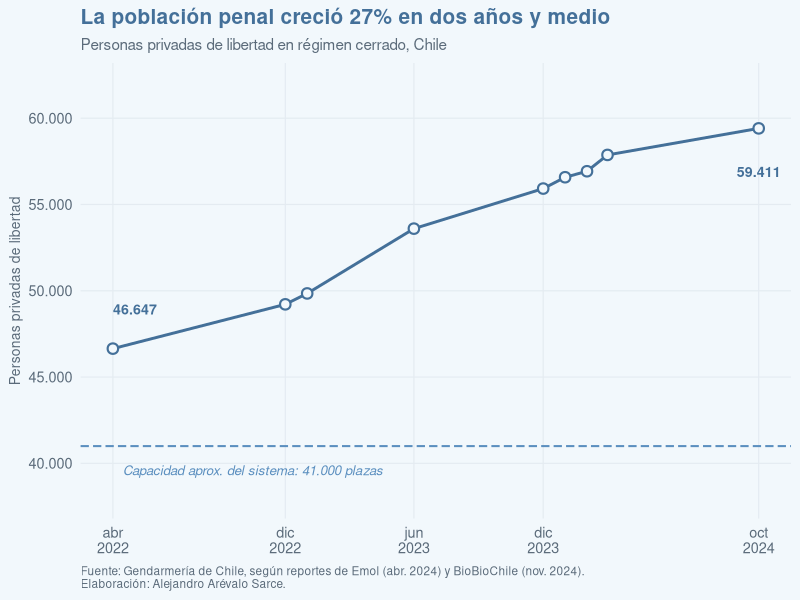
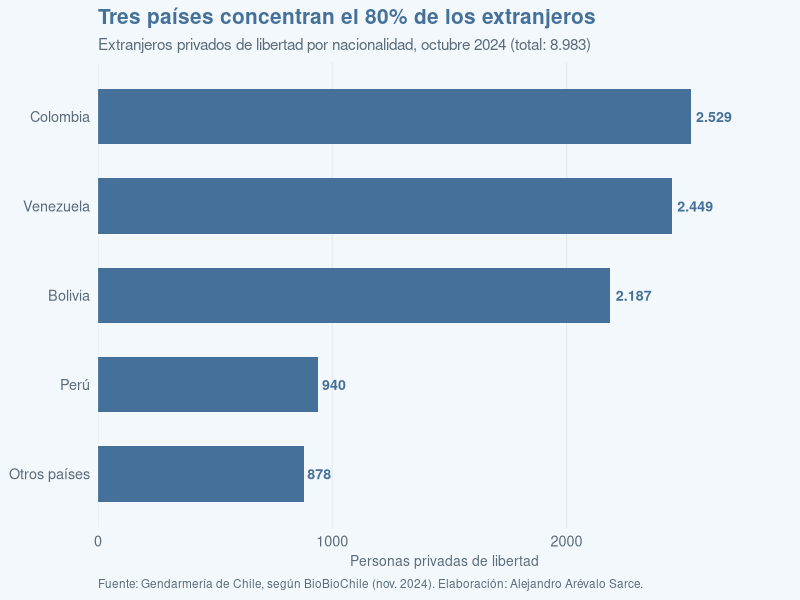

Here is the R script that generated these plots, in order:
## ---- chunk 1
#| code-summary: "Ver código R: datos y tema gráfico"
library(ggplot2)
library(dplyr)
library(scales)

# Paleta del sitio
azul  <- "#447099"
dorado <- "#5b8fbf"   # celeste para líneas de referencia
papel <- "#f2f8fc"
tinta_suave <- "#5b6b7a"

tema_blog <- function() {
  theme_minimal(base_size = 13) +
    theme(
      plot.background = element_rect(fill = papel, color = NA),
      panel.background = element_rect(fill = papel, color = NA),
      panel.grid.minor = element_blank(),
      panel.grid.major = element_line(color = "#e4ebf1", linewidth = 0.4),
      plot.title = element_text(face = "bold", color = azul, size = 15),
      plot.subtitle = element_text(color = tinta_suave, size = 11),
      plot.caption = element_text(color = tinta_suave, size = 8.5, hjust = 0),
      axis.title = element_text(color = tinta_suave, size = 10),
      axis.text = element_text(color = tinta_suave)
    )
}

# Población penal, sistema cerrado (Gendarmería de Chile,
# según reportes recogidos por prensa; ver fuentes al pie)
poblacion <- tribble(
  ~fecha,        ~personas,
  "2022-04-01",  46647,
  "2022-12-01",  49214,
  "2023-01-01",  49846,
  "2023-06-01",  53600,
  "2023-12-01",  55922,
  "2024-01-01",  56579,
  "2024-02-01",  56926,
  "2024-03-01",  57872,
  "2024-10-01",  59411
) |>
  mutate(fecha = as.Date(fecha))

plazas <- 41000  # capacidad de diseño aprox. del sistema, estable por una década

# Etiquetas de mes en español (independiente del locale del sistema)
meses_es <- c("ene", "feb", "mar", "abr", "may", "jun",
              "jul", "ago", "sep", "oct", "nov", "dic")
etiqueta_mes <- function(x) {
  paste0(meses_es[as.integer(format(x, "%m"))], "\n", format(x, "%Y"))
}
## ---- chunk 2
#| label: fig-evolucion
#| fig-cap: "Población penal en régimen cerrado, abril 2022 – octubre 2024. La línea segmentada indica la capacidad aproximada de plazas del sistema."
ggplot(poblacion, aes(x = fecha, y = personas)) +
  list(
    geom_hline(yintercept = plazas, linetype = "42", color = dorado,
               linewidth = 0.7),
    annotate("text", x = as.Date("2022-04-15"), y = plazas - 1400,
             label = "Capacidad aprox. del sistema: 41.000 plazas",
             color = dorado, hjust = 0, size = 3.4, fontface = "italic"),
    geom_line(color = azul, linewidth = 1),
    geom_point(color = azul, fill = papel, shape = 21,
               size = 2.8, stroke = 1.1),
    annotate("text", x = as.Date("2024-10-01"), y = 59411 - 2500,
             label = "59.411", color = azul, fontface = "bold", size = 3.6),
    annotate("text", x = as.Date("2022-04-01"), y = 46647 + 2300,
             label = "46.647", color = azul, fontface = "bold",
             size = 3.6, hjust = 0),
    scale_x_date(breaks = poblacion$fecha[c(1, 2, 4, 5, 9)],
                 labels = etiqueta_mes),
    scale_y_continuous(labels = label_number(big.mark = "."),
                       limits = c(38000, 62000)),
    labs(
      title = "La población penal creció 27% en dos años y medio",
      subtitle = "Personas privadas de libertad en régimen cerrado, Chile",
      x = NULL, y = "Personas privadas de libertad",
      caption = "Fuente: Gendarmería de Chile, según reportes de Emol (abr. 2024) y BioBioChile (nov. 2024).\nElaboración: Alejandro Arévalo Sarce."
    ),
    tema_blog()
  )
## ---- chunk 3
#| label: fig-nacionalidad
#| fig-cap: "Personas extranjeras privadas de libertad según nacionalidad, octubre de 2024."
#| fig-height: 4
extranjeros <- tribble(
  ~pais,        ~personas,
  "Colombia",    2529,
  "Venezuela",   2449,
  "Bolivia",     2187,
  "Perú",         940,
  "Otros países", 878
) |>
  mutate(pais = factor(pais, levels = rev(pais)))

ggplot(extranjeros, aes(x = personas, y = pais)) +
  list(
    geom_col(fill = azul, width = 0.62),
    geom_text(aes(label = label_number(big.mark = ".")(personas)),
              hjust = -0.15, color = azul, size = 3.6, fontface = "bold"),
    scale_x_continuous(limits = c(0, 2900), expand = expansion(c(0, 0.02))),
    labs(
      title = "Tres países concentran el 80% de los extranjeros",
      subtitle = "Extranjeros privados de libertad por nacionalidad, octubre 2024 (total: 8.983)",
      x = "Personas privadas de libertad", y = NULL,
      caption = "Fuente: Gendarmería de Chile, según BioBioChile (nov. 2024). Elaboración: Alejandro Arévalo Sarce."
    ),
    tema_blog() + theme(panel.grid.major.y = element_blank())
  )
